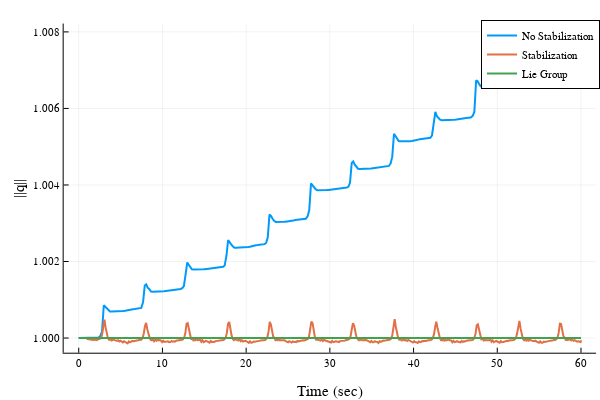

The notebook cell this image was saved under:
### Code cell
#Now let's simulate and plot the quaternion norm again

xtrajq = zeros(7,N)
xtrajq[:,1] .= x0q

for k = 1:(N-1)
    xtrajq[:,k+1] .= lie_midpoint_step_q(xtrajq[:,k], h)
end

qnorm3 = zeros(N)
for k = 1:N
    qnorm3[k] = norm(xtrajq[1:4,k])
end

plot(sol_q.t,qnorm,label="No Stabilization",xlabel="Time (sec)",ylabel="||q||",lw=2)
plot!(sol_q2.t,qnorm2,label="Stabilization",lw=2)
plot!(thist,qnorm3,label="Lie Group",lw=2)

### Figure 1 — Plotly figure (JSON) as saved in the notebook; plotly's stock layout.template omitted (floating-point values rounded to 4 significant figures; data arrays with more than 128 entries replaced by an {"elided": "..."} marker saying what was removed)
{"data": [{"colorbar": {"title": ""}, "legendgroup": "No Stabilization", "line": {"color": "rgba(0, 154, 250, 1.000)", "dash": "solid", "shape": "linear", "width": 2}, "mode": "lines", "name": "No Stabilization", "showlegend": true, "type": "scatter", "x": {"elided": "303 float values"}, "xaxis": "x", "y": {"elided": "303 float values"}, "yaxis": "y", "zmax": null, "zmin": null}, {"colorbar": {"title": ""}, "legendgroup": "Stabilization", "line": {"color": "rgba(227, 111, 71, 1.000)", "dash": "solid", "shape": "linear", "width": 2}, "mode": "lines", "name": "Stabilization", "showlegend": true, "type": "scatter", "x": {"elided": "443 float values"}, "xaxis": "x", "y": {"elided": "443 float values"}, "yaxis": "y", "zmax": null, "zmin": null}, {"colorbar": {"title": ""}, "legendgroup": "Lie Group", "line": {"color": "rgba(62, 164, 78, 1.000)", "dash": "solid", "shape": "linear", "width": 2}, "mode": "lines", "name": "Lie Group", "showlegend": true, "type": "scatter", "x": {"elided": "601 float values"}, "xaxis": "x", "y": {"elided": "601 float values"}, "yaxis": "y", "zmax": null, "zmin": null}], "layout": {"annotations": [], "height": 400, "legend": {"bgcolor": "rgba(255, 255, 255, 1.000)", "bordercolor": "rgba(0, 0, 0, 1.000)", "borderwidth": 1, "font": {"color": "rgba(0, 0, 0, 1.000)", "family": "sans-serif", "size": 11}, "title": {"font": {"color": "rgba(0, 0, 0, 1.000)", "family": "sans-serif", "size": 15}, "text": ""}, "tracegroupgap": 0, "traceorder": "normal", "x": 1, "xanchor": "auto", "y": 1, "yanchor": "auto"}, "margin": {"b": 20, "l": 0, "r": 0, "t": 20}, "paper_bgcolor": "rgba(255, 255, 255, 1.000)", "plot_bgcolor": "rgba(255, 255, 255, 1.000)", "showlegend": true, "width": 600, "xaxis": {"anchor": "y", "domain": [0.1061, 0.9934], "gridcolor": "rgba(0, 0, 0, 0.100)", "gridwidth": 0.5, "linecolor": "rgba(0, 0, 0, 1.000)", "mirror": false, "range": [-1.8, 61.8], "showgrid": true, "showline": true, "showticklabels": true, "tickangle": 0, "tickcolor": "rgb(0, 0, 0)", "tickfont": {"color": "rgba(0, 0, 0, 1.000)", "family": "sans-serif", "size": 11}, "tickmode": "array", "ticks": "inside", "ticktext": ["0", "10", "20", "30", "40", "50", "60"], "tickvals": [0, 10, 20, 30, 40, 50, 60], "title": "Time (sec)", "titlefont": {"color": "rgba(0, 0, 0, 1.000)", "family": "sans-serif", "size": 15}, "type": "-", "visible": true, "zeroline": false, "zerolinecolor": "rgba(0, 0, 0, 1.000)"}, "yaxis": {"anchor": "x", "domain": [0.07581, 0.9902], "gridcolor": "rgba(0, 0, 0, 0.100)", "gridwidth": 0.5, "linecolor": "rgba(0, 0, 0, 1.000)", "mirror": false, "range": [0.9996, 1.008], "showgrid": true, "showline": true, "showticklabels": true, "tickangle": 0, "tickcolor": "rgb(0, 0, 0)", "tickfont": {"color": "rgba(0, 0, 0, 1.000)", "family": "sans-serif", "size": 11}, "tickmode": "array", "ticks": "inside", "ticktext": ["1.000", "1.002", "1.004", "1.006", "1.008"], "tickvals": [1, 1.002, 1.004, 1.006, 1.008], "title": "||q||", "titlefont": {"color": "rgba(0, 0, 0, 1.000)", "family": "sans-serif", "size": 15}, "type": "-", "visible": true, "zeroline": false, "zerolinecolor": "rgba(0, 0, 0, 1.000)"}}}
